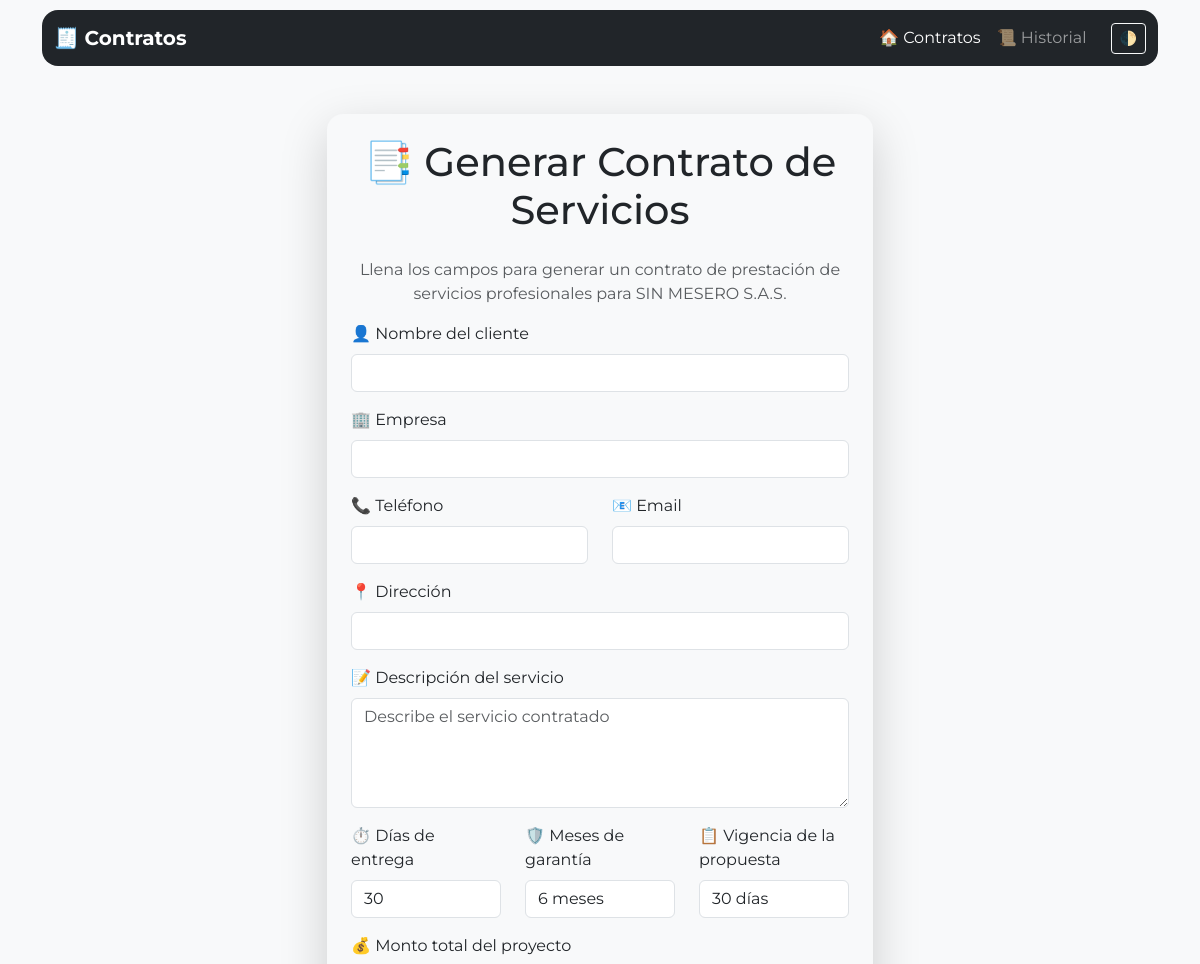
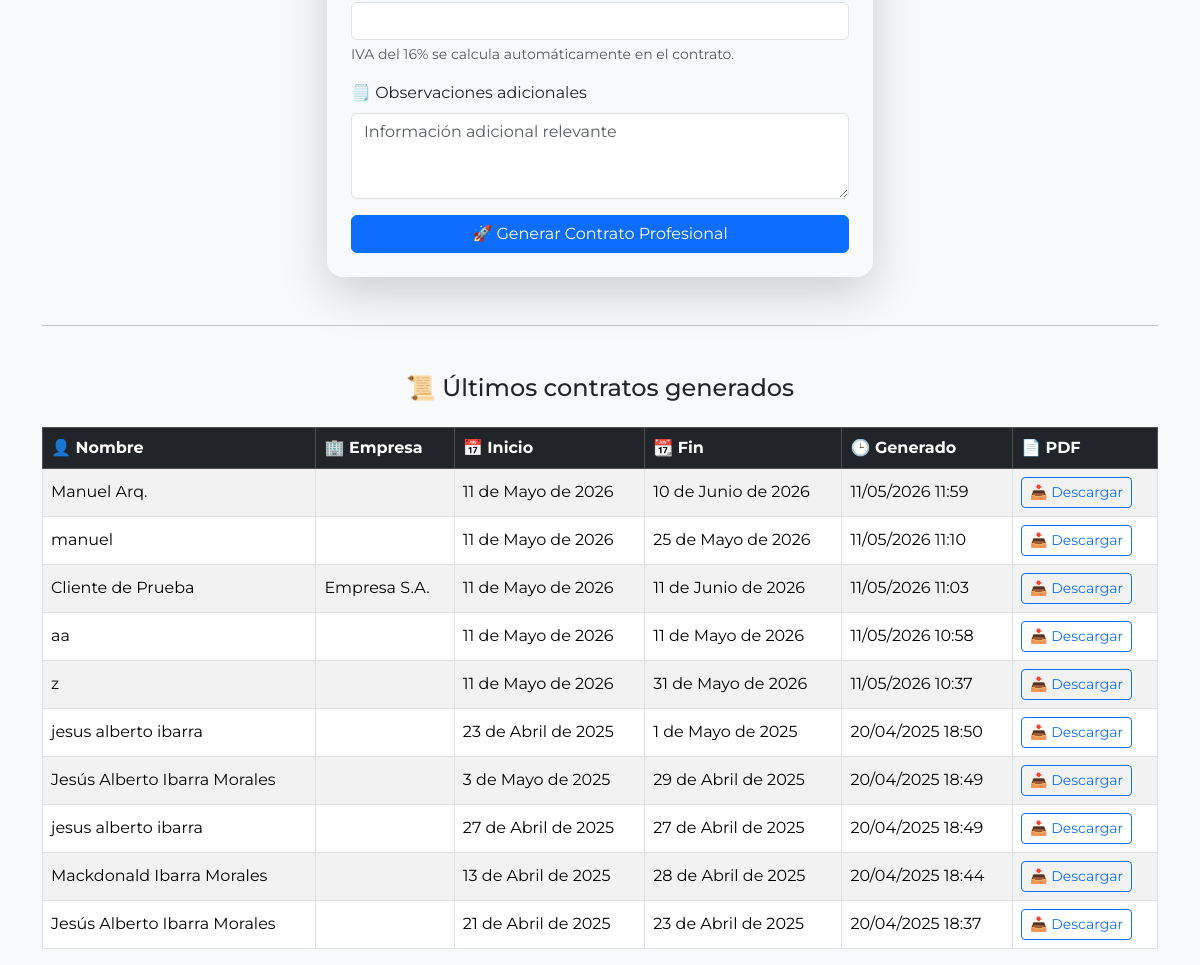
The page / on the database its author committed (2 pictures, top to bottom).
### generador/models.py (models this page shows, shortened)
class Contrato(models.Model):
    MESES_GARANTIA_CHOICES = [
        (3, '3 meses'),
        (6, '6 meses'),
        (12, '12 meses'),
    ]
    VIGENCIA_CHOICES = [
        (15, '15 días'),
        (30, '30 días'),
    ]
    nombre = models.CharField("Nombre del cliente", max_length=100)
    empresa_cliente = models.CharField("Empresa del cliente", max_length=150, blank=True)
    telefono_cliente = models.CharField("Teléfono del cliente", max_length=40, blank=True)
    email_cliente = models.EmailField("Email del cliente", blank=True)
    direccion_cliente = models.CharField("Dirección del cliente", max_length=200, blank=True)
    descripcion = models.TextField("Descripción del servicio", blank=True)
    fecha_inicio = models.DateField("Fecha de inicio", default=date.today)
    fecha_fin = models.DateField("Fecha de fin")
    dias_entrega = models.PositiveIntegerField("Días de entrega", default=30)
    meses_garantia = models.PositiveIntegerField("Meses de garantía", choices=MESES_GARANTIA_CHOICES, default=6)
    vigencia_dias = models.PositiveIntegerField("Días de vigencia", choices=VIGENCIA_CHOICES, default=30)
    monto_total = models.DecimalField("Monto total del servicio", max_digits=12, decimal_places=2, default=0)
    observaciones = models.TextField("Observaciones", blank=True)
    fecha_creacion = models.DateTimeField(auto_now_add=True)

### generador/views.py (the view, shortened to what this page needs)
# urls.py: path('', generar_contrato, name='generar_contrato'),
def generar_contrato(request):
    ultimos_contratos = Contrato.objects.order_by('-fecha_creacion')[:10]
    return render(request, 'formulario.html', {
        'contratos': ultimos_contratos
    })

### generador/templates/formulario.html (shortened to what this page needs)
<!DOCTYPE html>
<html lang="es">
<head>
  <link href="https://cdn.jsdelivr.net/npm/bootstrap@5.3.3/dist/css/bootstrap.min.css" rel="stylesheet">
</head>
<body class="bg-light text-dark">
  <div class="container">
    <nav class="navbar navbar-expand-lg navbar-dark bg-dark mb-5 rounded-4">
      <div class="container-fluid">
        <a class="navbar-brand fw-bold" href="#">🧾 Contratos </a>
        <div class="collapse navbar-collapse" id="navbarContent">
          <ul class="navbar-nav ms-auto mb-2 mb-lg-0">
            <li class="nav-item">
              <a class="nav-link {% if request.path == '/' %}active{% endif %}" href="/">🏠 Contratos</a>
            </li>
            <li class="nav-item">
              <a class="nav-link {% if request.path == '/historial/' %}active{% endif %}" href="/historial/">📜 Historial</a>
            </li>
          </ul>
          <button class="btn btn-sm btn-outline-light ms-3" onclick="toggleTheme()">🌓</button>
        </div>
      </div>
    </nav>
    <div class="row justify-content-center">
      <div class="col-md-8 col-lg-6">
        <div id="form-card" class="card shadow-lg p-4 bg-light border-0 rounded-4">
          <h1 class="text-center mb-4">📑 Generar Contrato de Servicios</h1>
          <p class="text-center text-muted">Llena los campos para generar un contrato de prestación de servicios profesionales para SIN MESERO S.A.S.</p>
          <form id="formularioContrato" method="post" onsubmit="return confirmarEnvio();">
            <div class="mb-3">
              <label class="form-label">👤 Nombre del cliente</label>
              <input type="text" name="nombre" class="form-control" required>
            </div>
            <div class="mb-3">
              <label class="form-label">🏢 Empresa</label>
              <input type="text" name="empresa_cliente" class="form-control">
            </div>
            <div class="row">
              <div class="col-md-6 mb-3">
                <label class="form-label">📞 Teléfono</label>
                <input type="text" name="telefono_cliente" class="form-control">
              </div>
              <div class="col-md-6 mb-3">
                <label class="form-label">📧 Email</label>
                <input type="email" name="email_cliente" class="form-control">
              </div>
            </div>
            <div class="mb-3">
              <label class="form-label">📍 Dirección</label>
              <input type="text" name="direccion_cliente" class="form-control">
            </div>
            <div class="mb-3">
              <label class="form-label">📝 Descripción del servicio</label>
              <textarea name="descripcion" class="form-control" rows="4" placeholder="Describe el servicio contratado"></textarea>
            </div>
            <div class="row">
              <div class="col-md-4 mb-3">
                <label class="form-label">⏱️ Días de entrega</label>
                <input type="number" name="dias_entrega" class="form-control" min="1" step="1" value="30" required>
              </div>
              <div class="col-md-4 mb-3">
                <label class="form-label">🛡️ Meses de garantía</label>
                <select name="meses_garantia" class="form-control" required>
                  <option value="6" selected>6 meses</option>
                </select>
              </div>
              <div class="col-md-4 mb-3">
                <label class="form-label">📋 Vigencia de la propuesta</label>
                <select name="vigencia_dias" class="form-control" required>
                  <option value="30" selected>30 días</option>
                </select>
              </div>
            </div>
            <div class="mb-3">
              <label class="form-label">💰 Monto total del proyecto</label>
              <input type="number" name="monto_total" class="form-control" min="0" step="0.01" required>
              <div class="form-text">IVA del 16% se calcula automáticamente en el contrato.</div>
            </div>
            <div class="mb-3">
              <label class="form-label">🗒️ Observaciones adicionales</label>
              <textarea name="observaciones" class="form-control" rows="3" placeholder="Información adicional relevante"></textarea>
            </div>
            <button type="submit" class="btn btn-primary w-100">🚀 Generar Contrato Profesional</button>
          </form>
        </div>
      </div>
    </div>
    <hr class="my-5">
    <h4 class="text-center">📜 Últimos contratos generados</h4>
    <div class="table-responsive mt-4">
      <table class="table table-striped table-hover table-bordered align-middle">
        <thead class="table-dark">
          <tr>
            <th>👤 Nombre</th>
            <th>🏢 Empresa</th>
            <th>📅 Inicio</th>
            <th>📆 Fin</th>
            <th>🕒 Generado</th>
            <th>📄 PDF</th>
          </tr>
        </thead>
        <tbody>
          {% for c in contratos %}
          <tr>
            <td>{{ c.nombre }}</td>
            <td>{{ c.empresa_cliente }}</td>
            <td>{{ c.fecha_inicio }}</td>
            <td>{{ c.fecha_fin }}</td>
            <td>{{ c.fecha_creacion|date:"d/m/Y H:i" }}</td>
            <td>
              <a href="{% url 'descargar_contrato' contrato_id=c.id %}" class="btn btn-outline-primary btn-sm">
                📥 Descargar
              </a>
            </td>
          </tr>
          {% empty %}
          <tr>
            <td colspan="6" class="text-center">No se han generado contratos aún.</td>
          </tr>
          {% endfor %}
        </tbody>
      </table>
    </div>
  </div>
</body>
</html>

### generador/templates/formulario.html (style rules this page uses)
body { font-family: 'Montserrat', sans-serif; padding-top: 10px; transition: all 0.3s ease; }
#form-card { transition: all 0.3s ease; }

### rows shown on the page
Contrato: nombre "Manuel Arq.", fecha_inicio "11 de Mayo de 2026", fecha_fin "10 de Junio de 2026", fecha_creacion "11/05/2026 11:59"
Contrato: nombre "manuel", fecha_inicio "11 de Mayo de 2026", fecha_fin "25 de Mayo de 2026", fecha_creacion "11/05/2026 11:10"
Contrato: nombre "Cliente de Prueba", empresa_cliente "Empresa S.A.", fecha_inicio "11 de Mayo de 2026", fecha_fin "11 de Junio de 2026", fecha_creacion "11/05/2026 11:03"
Contrato: nombre "aa", fecha_inicio "11 de Mayo de 2026", fecha_fin "11 de Mayo de 2026", fecha_creacion "11/05/2026 10:58"
Contrato: nombre "z", fecha_inicio "11 de Mayo de 2026", fecha_fin "31 de Mayo de 2026", fecha_creacion "11/05/2026 10:37"
Contrato: nombre "jesus alberto ibarra", fecha_inicio "23 de Abril de 2025", fecha_fin "1 de Mayo de 2025", fecha_creacion "20/04/2025 18:50"
Contrato: nombre "Jesús Alberto Ibarra Morales", fecha_inicio "3 de Mayo de 2025", fecha_fin "29 de Abril de 2025", fecha_creacion "20/04/2025 18:49"
Contrato: nombre "jesus alberto ibarra", fecha_inicio "27 de Abril de 2025", fecha_fin "27 de Abril de 2025", fecha_creacion "20/04/2025 18:49"
Contrato: nombre "Mackdonald Ibarra Morales", fecha_inicio "13 de Abril de 2025", fecha_fin "28 de Abril de 2025", fecha_creacion "20/04/2025 18:44"
Contrato: nombre "Jesús Alberto Ibarra Morales", fecha_inicio "21 de Abril de 2025", fecha_fin "23 de Abril de 2025", fecha_creacion "20/04/2025 18:37"
